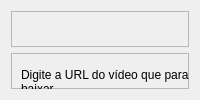
                  <widget class="QWidget" name="tab_5">
                   <attribute name="title">
                    <string>Audio</string>
                   </attribute>
                   <layout class="QVBoxLayout" name="verticalLayout_13">
                    <item>
                     <widget class="QFrame" name="frame_18">
                      <property name="frameShape">
                       <enum>QFrame::StyledPanel</enum>
                      </property>
                      <property name="frameShadow">
                       <enum>QFrame::Raised</enum>
                      </property>
                      <layout class="QHBoxLayout" name="horizontalLayout_11">
                       <item>
                        <widget class="QLabel" name="textimage_label_audio_2">
                         <property name="text">
                          <string/>
                         </property>
                         <property name="wordWrap">
                          <bool>true</bool>
                         </property>
                        </widget>
                       </item>
                       <item>
                        <widget class="QLabel" name="imagem_label_audio_2">
                         <property name="text">
                          <string/>
                         </property>
                         <property name="wordWrap">
                          <bool>true</bool>
                         </property>
                        </widget>
                       </item>
                      </layout>
                     </widget>
                    </item>
                    <item>
                     <widget class="QFrame" name="frame_19">
                      <property name="frameShape">
                       <enum>QFrame::StyledPanel</enum>
                      </property>
                      <property name="frameShadow">
                       <enum>QFrame::Raised</enum>
                      </property>
                      <widget class="QLabel" name="info_label_audio_2">
                       <property name="geometry">
                        <rect>
                         <x>10</x>
                         <y>68</y>
                         <width>401</width>
                         <height>111</height>
                        </rect>
                       </property>
                       <property name="text">
                        <string>Info</string>
                       </property>
                      </widget>
                      <widget class="QWidget" name="layoutWidget_5">
                       <property name="geometry">
                        <rect>
                         <x>10</x>
                         <y>10</y>
                         <width>651</width>
                         <height>71</height>
                        </rect>
                       </property>
                       <layout class="QGridLayout" name="gridLayout_5">
                        <item row="0" column="3">
                         <widget class="QPushButton" name="checkButton_audio_2">
                          <property name="text">
                           <string>Checar</string>
                          </property>
                         </widget>
                        </item>
                        <item row="1" column="3">
                         <widget class="QPushButton" name="downloadButton_audio_2">
                          <property name="text">
                           <string>Download</string>
                          </property>
                         </widget>
                        </item>
                        <item row="1" column="2">
                         <widget class="QComboBox" name="optionsBox_audio_2">
                          <item>
                           <property name="text">
                            <string/>
                           </property>
                          </item>
                          <item>
                           <property name="text">
                            <string>48kbps</string>
                           </property>
                          </item>
                          <item>
                           <property name="text">
                            <string>128kbps</string>
                           </property>
                          </item>
                         </widget>
                        </item>
                        <item row="1" column="0" colspan="2">
                         <widget class="QLabel" name="label_17">
                          <property name="minimumSize">
                           <size>
                            <width>300</width>
                            <height>0</height>
                           </size>
                          </property>
                          <property name="text">
                           <string>Escolha a qualidade do audio que deseja baixar em formato .mp3</string>
                          </property>
                          <property name="wordWrap">
                           <bool>true</bool>
                          </property>
                         </widget>
                        </item>
                        <item row="0" column="0">
                         <widget class="QLabel" name="label_18">
                          <property name="minimumSize">
                           <size>
                            <width>200</width>
                            <height>0</height>
                           </size>
                          </property>
                          <property name="text">
                           <string>Digite a URL do vídeo que para baixar</string>
                          </property>
                          <property name="wordWrap">
                           <bool>true</bool>
                          </property>
                         </widget>
                        </item>
                        <item row="0" column="1" colspan="2">
                         <widget class="QLineEdit" name="urltext_imput_audio_2">
                          <property name="placeholderText">
                           <string>www.youtube.com</string>
                          </property>
                         </widget>
                        </item>
                       </layout>
                      </widget>
                     </widget>
                    </item>
                   </layout>
                  </widget>
